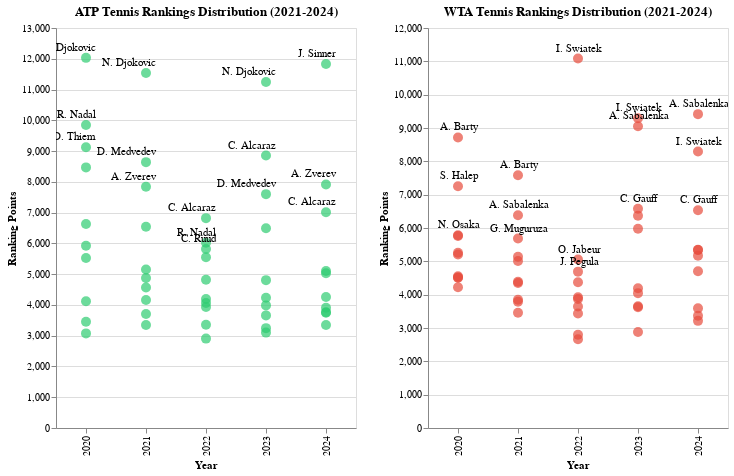

Notebook code cell kept with this figure:
### Markdown cell above
Option 1:

### Code cell
# Filter the data for recent seasons and top 10 ranks
recent_data = df[(df['Rank'] <= 10)]

# Create the visualization for ATP
atp_chart = alt.Chart(recent_data[recent_data['Org'] == 'atp']).mark_circle(size=100).encode(
    x=alt.X('Season:O', title=None),
    y=alt.Y('Points:Q', title=None),
    color=alt.Color('Org:N', 
        title='Tour',
        scale=alt.Scale(domain=['atp'], 
                       range=['#2ecc71']),
        legend=None),
    tooltip=['Player', 'Points', 'Rank', 'Season', 'Org']
).properties(
    width=300,
    height=400,
    title='ATP Tennis Rankings Distribution'
).interactive()

# Add text labels for the top 3 ATP players each year
atp_labels = alt.Chart(recent_data[(recent_data['Org'] == 'atp') & (recent_data['Rank'].astype(int) <= 3)]).mark_text(
    align='right',
    baseline='middle',
    dx=10,
    dy=-10
).encode(
    x='Season:O',
    y='Points:Q',
    text='Player',
    color=alt.value('black')
)

# Combine the ATP charts
final_atp_chart = atp_chart + atp_labels

# Create the visualization for WTA
wta_chart = alt.Chart(recent_data[recent_data['Org'] == 'wta']).mark_circle(size=100).encode(
    x=alt.X('Season:O', title=None),
    y=alt.Y('Points:Q', title=None),
    color=alt.Color('Org:N', 
        title='Tour',
        scale=alt.Scale(domain=['wta'], 
                       range=['#e74c3c']),
        legend=None),
    tooltip=['Player', 'Points', 'Rank', 'Season', 'Org']
).properties(
    width=300,
    height=400,
    title='WTA Tennis Rankings Distribution'
).interactive()

# Add text labels for the top 3 WTA players each year
wta_labels = alt.Chart(recent_data[(recent_data['Org'] == 'wta') & (recent_data['Rank'].astype(int) <= 3)]).mark_text(
    align='center',
    baseline='middle',
    dx=1,
    dy=-10
).encode(
    x='Season:O',
    y='Points:Q',
    text='Player',
    color=alt.value('black')
)

# Combine the WTA charts
final_wta_chart = wta_chart + wta_labels

# Combine the ATP and WTA charts side by side
final_chart = alt.hconcat(final_atp_chart, final_wta_chart).resolve_scale(
    color=alt.ResolveMode('independent')
)

final_chart

### Figure 1 — Vega-Lite specification as saved in the notebook (floating-point values rounded to 4 significant figures)
{"config": {"view": {"continuousWidth": 300, "continuousHeight": 300}}, "hconcat": [{"layer": [{"data": {"name": "data-9eecd7599f9d4e7c456f6bbaf6d53bca"}, "mark": {"type": "circle", "size": 100}, "encoding": {"color": {"field": "Org", "legend": null, "scale": {"domain": ["atp"], "range": ["#2ecc71"]}, "title": "Tour", "type": "nominal"}, "tooltip": [{"field": "Player", "type": "nominal"}, {"field": "Points", "type": "quantitative"}, {"field": "Rank", "type": "quantitative"}, {"field": "Season", "type": "quantitative"}, {"field": "Org", "type": "nominal"}], "x": {"field": "Season", "title": "Year", "type": "ordinal"}, "y": {"field": "Points", "title": "Ranking Points", "type": "quantitative"}}, "name": "view_33", "title": "ATP Tennis Rankings Distribution (2021-2024)"}, {"data": {"name": "data-a6ae5b035c794916f95db887957e0d6a"}, "mark": {"type": "text", "align": "right", "baseline": "middle", "dx": 10, "dy": -10}, "encoding": {"color": {"value": "black"}, "text": {"field": "Player", "type": "nominal"}, "x": {"field": "Season", "type": "ordinal"}, "y": {"field": "Points", "type": "quantitative"}}}], "height": 400, "width": 300}, {"layer": [{"data": {"name": "data-a75aa3e32ccb09b3e393d7a6efe886f7"}, "mark": {"type": "circle", "size": 100}, "encoding": {"color": {"field": "Org", "legend": null, "scale": {"domain": ["wta"], "range": ["#e74c3c"]}, "title": "Tour", "type": "nominal"}, "tooltip": [{"field": "Player", "type": "nominal"}, {"field": "Points", "type": "quantitative"}, {"field": "Rank", "type": "quantitative"}, {"field": "Season", "type": "quantitative"}, {"field": "Org", "type": "nominal"}], "x": {"field": "Season", "title": "Year", "type": "ordinal"}, "y": {"field": "Points", "title": "Ranking Points", "type": "quantitative"}}, "name": "view_34", "title": "WTA Tennis Rankings Distribution (2021-2024)"}, {"data": {"name": "data-baf9105f554b0571580251a766779a80"}, "mark": {"type": "text", "align": "center", "baseline": "middle", "dx": 1, "dy": -10}, "encoding": {"color": {"value": "black"}, "text": {"field": "Player", "type": "nominal"}, "x": {"field": "Season", "type": "ordinal"}, "y": {"field": "Points", "type": "quantitative"}}}], "height": 400, "width": 300}], "params": [{"name": "param_33", "select": {"type": "interval", "encodings": ["x", "y"]}, "bind": "scales", "views": ["view_33"]}, {"name": "param_34", "select": {"type": "interval", "encodings": ["x", "y"]}, "bind": "scales", "views": ["view_34"]}], "resolve": {"scale": {"color": "independent"}}, "$schema": "https://vega.github.io/schema/vega-lite/v5.20.1.json", "datasets": {"data-9eecd7599f9d4e7c456f6bbaf6d53bca": [{"Rank": 1, "Player": "J. Sinner", "Points": 11830, "Org": "atp", "Season": 2024}, {"Rank": 2, "Player": "A. Zverev", "Points": 7915, "Org": "atp", "Season": 2024}, {"Rank": 3, "Player": "C. Alcaraz", "Points": 7010, "Org": "atp", "Season": 2024}, {"Rank": 4, "Player": "T. Fritz", "Points": 5100, "Org": "atp", "Season": 2024}, {"Rank": 5, "Player": "D. Medvedev", "Points": 5030, "Org": "atp", "Season": 2024}, {"Rank": 6, "Player": "C. Ruud", "Points": 4255, "Org": "atp", "Season": 2024}, {"Rank": 7, "Player": "N. Djokovic", "Points": 3910, "Org": "atp", "Season": 2024}, {"Rank": 8, "Player": "A. Rublev", "Points": 3760, "Org": "atp", "Season": 2024}, {"Rank": 9, "Player": "A. De Minaur", "Points": 3745, "Org": "atp", "Season": 2024}, {"Rank": 10, "Player": "G. Dimitrov", "Points": 3350, "Org": "atp", "Season": 2024}, {"Rank": 1, "Player": "N. Djokovic", "Points": 11245, "Org": "atp", "Season": 2023}, {"Rank": 2, "Player": "C. Alcaraz", "Points": 8855, "Org": "atp", "Season": 2023}, {"Rank": 3, "Player": "D. Medvedev", "Points": 7600, "Org": "atp", "Season": 2023}, {"Rank": 4, "Player": "J. Sinner", "Points": 6490, "Org": "atp", "Season": 2023}, {"Rank": 5, "Player": "A. Rublev", "Points": 4805, "Org": "atp", "Season": 2023}, {"Rank": 6, "Player": "S. Tsitsipas", "Points": 4235, "Org": "atp", "Season": 2023}, {"Rank": 7, "Player": "A. Zverev", "Points": 3985, "Org": "atp", "Season": 2023}, {"Rank": 8, "Player": "H. Rune", "Points": 3660, "Org": "atp", "Season": 2023}, {"Rank": 9, "Player": "H. Hurkacz", "Points": 3245, "Org": "atp", "Season": 2023}, {"Rank": 10, "Player": "T. Fritz", "Points": 3100, "Org": "atp", "Season": 2023}, {"Rank": 1, "Player": "C. Alcaraz", "Points": 6820, "Org": "atp", "Season": 2022}, {"Rank": 2, "Player": "R. Nadal", "Points": 6020, "Org": "atp", "Season": 2022}, {"Rank": 3, "Player": "C. Ruud", "Points": 5820, "Org": "atp", "Season": 2022}, {"Rank": 4, "Player": "S. Tsitsipas", "Points": 5550, "Org": "atp", "Season": 2022}, {"Rank": 5, "Player": "N. Djokovic", "Points": 4820, "Org": "atp", "Season": 2022}, {"Rank": 6, "Player": "F. Auger-Aliassime", "Points": 4195, "Org": "atp", "Season": 2022}, {"Rank": 7, "Player": "D. Medvedev", "Points": 4065, "Org": "atp", "Season": 2022}, {"Rank": 8, "Player": "A. Rublev", "Points": 3930, "Org": "atp", "Season": 2022}, {"Rank": 9, "Player": "T. Fritz", "Points": 3355, "Org": "atp", "Season": 2022}, {"Rank": 10, "Player": "H. Hurkacz", "Points": 2905, "Org": "atp", "Season": 2022}, {"Rank": 1, "Player": "N. Djokovic", "Points": 11540, "Org": "atp", "Season": 2021}, {"Rank": 2, "Player": "D. Medvedev", "Points": 8640, "Org": "atp", "Season": 2021}, {"Rank": 3, "Player": "A. Zverev", "Points": 7840, "Org": "atp", "Season": 2021}, {"Rank": 4, "Player": "S. Tsitsipas", "Points": 6540, "Org": "atp", "Season": 2021}, {"Rank": 5, "Player": "A. Rublev", "Points": 5150, "Org": "atp", "Season": 2021}, {"Rank": 6, "Player": "R. Nadal", "Points": 4875, "Org": "atp", "Season": 2021}, {"Rank": 7, "Player": "M. Berrettini", "Points": 4568, "Org": "atp", "Season": 2021}, {"Rank": 8, "Player": "C. Ruud", "Points": 4160, "Org": "atp", "Season": 2021}, {"Rank": 9, "Player": "H. Hurkacz", "Points": 3706, "Org": "atp", "Season": 2021}, {"Rank": 10, "Player": "J. Sinner", "Points": 3350, "Org": "atp", "Season": 2021}, {"Rank": 1, "Player": "N. Djokovic", "Points": 12030, "Org": "atp", "Season": 2020}, {"Rank": 2, "Player": "R. Nadal", "Points": 9850, "Org": "atp", "Season": 2020}, {"Rank": 3, "Player": "D. Thiem", "Points": 9125, "Org": "atp", "Season": 2020}, {"Rank": 4, "Player": "D. Medvedev", "Points": 8470, "Org": "atp", "Season": 2020}, {"Rank": 5, "Player": "R. Federer", "Points": 6630, "Org": "atp", "Season": 2020}, {"Rank": 6, "Player": "S. Tsitsipas", "Points": 5925, "Org": "atp", "Season": 2020}, {"Rank": 7, "Player": "A. Zverev", "Points": 5525, "Org": "atp", "Season": 2020}, {"Rank": 8, "Player": "A. Rublev", "Points": 4119, "Org": "atp", "Season": 2020}, {"Rank": 9, "Player": "D. Schwartzman", "Points": 3455, "Org": "atp", "Season": 2020}, {"Rank": 10, "Player": "M. Berrettini", "Points": 3075, "Org": "atp", "Season": 2020}], "data-a6ae5b035c794916f95db887957e0d6a": [{"Rank": 1, "Player": "J. Sinner", "Points": 11830, "Org": "atp", "Season": 2024}, {"Rank": 2, "Player": "A. Zverev", "Points": 7915, "Org": "atp", "Season": 2024}, {"Rank": 3, "Player": "C. Alcaraz", "Points": 7010, "Org": "atp", "Season": 2024}, {"Rank": 1, "Player": "N. Djokovic", "Points": 11245, "Org": "atp", "Season": 2023}, {"Rank": 2, "Player": "C. Alcaraz", "Points": 8855, "Org": "atp", "Season": 2023}, {"Rank": 3, "Player": "D. Medvedev", "Points": 7600, "Org": "atp", "Season": 2023}, {"Rank": 1, "Player": "C. Alcaraz", "Points": 6820, "Org": "atp", "Season": 2022}, {"Rank": 2, "Player": "R. Nadal", "Points": 6020, "Org": "atp", "Season": 2022}, {"Rank": 3, "Player": "C. Ruud", "Points": 5820, "Org": "atp", "Season": 2022}, {"Rank": 1, "Player": "N. Djokovic", "Points": 11540, "Org": "atp", "Season": 2021}, {"Rank": 2, "Player": "D. Medvedev", "Points": 8640, "Org": "atp", "Season": 2021}, {"Rank": 3, "Player": "A. Zverev", "Points": 7840, "Org": "atp", "Season": 2021}, {"Rank": 1, "Player": "N. Djokovic", "Points": 12030, "Org": "atp", "Season": 2020}, {"Rank": 2, "Player": "R. Nadal", "Points": 9850, "Org": "atp", "Season": 2020}, {"Rank": 3, "Player": "D. Thiem", "Points": 9125, "Org": "atp", "Season": 2020}], "data-a75aa3e32ccb09b3e393d7a6efe886f7": [{"Rank": 1, "Player": "A. Sabalenka", "Points": 9416, "Org": "wta", "Season": 2024}, {"Rank": 2, "Player": "I. Swiatek", "Points": 8295, "Org": "wta", "Season": 2024}, {"Rank": 3, "Player": "C. Gauff", "Points": 6530, "Org": "wta", "Season": 2024}, {"Rank": 4, "Player": "J. Paolini", "Points": 5344, "Org": "wta", "Season": 2024}, {"Rank": 5, "Player": "Q. Zheng", "Points": 5340, "Org": "wta", "Season": 2024}, {"Rank": 6, "Player": "E. Rybakina", "Points": 5171, "Org": "wta", "Season": 2024}, {"Rank": 7, "Player": "J. Pegula", "Points": 4705, "Org": "wta", "Season": 2024}, {"Rank": 8, "Player": "E. Navarro", "Points": 3589, "Org": "wta", "Season": 2024}, {"Rank": 9, "Player": "D. Kasatkina", "Points": 3368, "Org": "wta", "Season": 2024}, {"Rank": 10, "Player": "B. Krejcíková", "Points": 3214, "Org": "wta", "Season": 2024}, {"Rank": 1, "Player": "I. Swiatek", "Points": 9295, "Org": "wta", "Season": 2023}, {"Rank": 2, "Player": "A. Sabalenka", "Points": 9050, "Org": "wta", "Season": 2023}, {"Rank": 3, "Player": "C. Gauff", "Points": 6580, "Org": "wta", "Season": 2023}, {"Rank": 4, "Player": "E. Rybakina", "Points": 6365, "Org": "wta", "Season": 2023}, {"Rank": 5, "Player": "J. Pegula", "Points": 5975, "Org": "wta", "Season": 2023}, {"Rank": 6, "Player": "O. Jabeur", "Points": 4195, "Org": "wta", "Season": 2023}, {"Rank": 7, "Player": "M. Vondroušová", "Points": 4046, "Org": "wta", "Season": 2023}, {"Rank": 8, "Player": "K. Muchová", "Points": 3650, "Org": "wta", "Season": 2023}, {"Rank": 9, "Player": "M. Sakkari", "Points": 3620, "Org": "wta", "Season": 2023}, {"Rank": 10, "Player": "B. Krejcíková", "Points": 2880, "Org": "wta", "Season": 2023}, {"Rank": 1, "Player": "I. Swiatek", "Points": 11085, "Org": "wta", "Season": 2022}, {"Rank": 2, "Player": "O. Jabeur", "Points": 5055, "Org": "wta", "Season": 2022}, {"Rank": 3, "Player": "J. Pegula", "Points": 4691, "Org": "wta", "Season": 2022}, {"Rank": 4, "Player": "C. Garcia", "Points": 4375, "Org": "wta", "Season": 2022}, {"Rank": 5, "Player": "A. Sabalenka", "Points": 3925, "Org": "wta", "Season": 2022}, {"Rank": 6, "Player": "M. Sakkari", "Points": 3871, "Org": "wta", "Season": 2022}, {"Rank": 7, "Player": "C. Gauff", "Points": 3646, "Org": "wta", "Season": 2022}, {"Rank": 8, "Player": "D. Kasatkina", "Points": 3435, "Org": "wta", "Season": 2022}, {"Rank": 9, "Player": "V. Kudermetova", "Points": 2795, "Org": "wta", "Season": 2022}, {"Rank": 10, "Player": "S. Halep", "Points": 2661, "Org": "wta", "Season": 2022}, {"Rank": 1, "Player": "A. Barty", "Points": 7582, "Org": "wta", "Season": 2021}, {"Rank": 2, "Player": "A. Sabalenka", "Points": 6380, "Org": "wta", "Season": 2021}, {"Rank": 3, "Player": "G. Muguruza", "Points": 5685, "Org": "wta", "Season": 2021}, {"Rank": 4, "Player": "K. Plíšková", "Points": 5135, "Org": "wta", "Season": 2021}, {"Rank": 5, "Player": "B. Krejcíková", "Points": 5008, "Org": "wta", "Season": 2021}, {"Rank": 6, "Player": "M. Sakkari", "Points": 4385, "Org": "wta", "Season": 2021}, {"Rank": 7, "Player": "A. Kontaveit", "Points": 4351, "Org": "wta", "Season": 2021}, {"Rank": 8, "Player": "P. Badosa", "Points": 3849, "Org": "wta", "Season": 2021}, {"Rank": 9, "Player": "I. Swiatek", "Points": 3786, "Org": "wta", "Season": 2021}, {"Rank": 10, "Player": "O. Jabeur", "Points": 3455, "Org": "wta", "Season": 2021}, {"Rank": 1, "Player": "A. Barty", "Points": 8717, "Org": "wta", "Season": 2020}, {"Rank": 2, "Player": "S. Halep", "Points": 7255, "Org": "wta", "Season": 2020}, {"Rank": 3, "Player": "N. Osaka", "Points": 5780, "Org": "wta", "Season": 2020}, {"Rank": 4, "Player": "S. Kenin", "Points": 5760, "Org": "wta", "Season": 2020}, {"Rank": 5, "Player": "E. Svitolina", "Points": 5260, "Org": "wta", "Season": 2020}, {"Rank": 6, "Player": "K. Plíšková", "Points": 5205, "Org": "wta", "Season": 2020}, {"Rank": 7, "Player": "B. Andreescu", "Points": 4555, "Org": "wta", "Season": 2020}, {"Rank": 8, "Player": "P. Kvitová", "Points": 4516, "Org": "wta", "Season": 2020}, {"Rank": 9, "Player": "K. Bertens", "Points": 4505, "Org": "wta", "Season": 2020}, {"Rank": 10, "Player": "A. Sabalenka", "Points": 4220, "Org": "wta", "Season": 2020}], "data-baf9105f554b0571580251a766779a80": [{"Rank": 1, "Player": "A. Sabalenka", "Points": 9416, "Org": "wta", "Season": 2024}, {"Rank": 2, "Player": "I. Swiatek", "Points": 8295, "Org": "wta", "Season": 2024}, {"Rank": 3, "Player": "C. Gauff", "Points": 6530, "Org": "wta", "Season": 2024}, {"Rank": 1, "Player": "I. Swiatek", "Points": 9295, "Org": "wta", "Season": 2023}, {"Rank": 2, "Player": "A. Sabalenka", "Points": 9050, "Org": "wta", "Season": 2023}, {"Rank": 3, "Player": "C. Gauff", "Points": 6580, "Org": "wta", "Season": 2023}, {"Rank": 1, "Player": "I. Swiatek", "Points": 11085, "Org": "wta", "Season": 2022}, {"Rank": 2, "Player": "O. Jabeur", "Points": 5055, "Org": "wta", "Season": 2022}, {"Rank": 3, "Player": "J. Pegula", "Points": 4691, "Org": "wta", "Season": 2022}, {"Rank": 1, "Player": "A. Barty", "Points": 7582, "Org": "wta", "Season": 2021}, {"Rank": 2, "Player": "A. Sabalenka", "Points": 6380, "Org": "wta", "Season": 2021}, {"Rank": 3, "Player": "G. Muguruza", "Points": 5685, "Org": "wta", "Season": 2021}, {"Rank": 1, "Player": "A. Barty", "Points": 8717, "Org": "wta", "Season": 2020}, {"Rank": 2, "Player": "S. Halep", "Points": 7255, "Org": "wta", "Season": 2020}, {"Rank": 3, "Player": "N. Osaka", "Points": 5780, "Org": "wta", "Season": 2020}]}}
